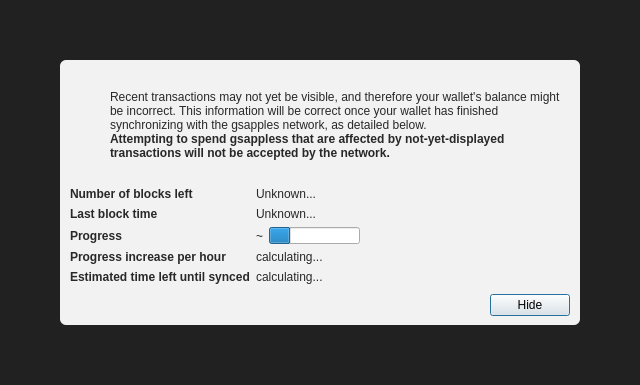
<?xml version="1.0" encoding="UTF-8"?>
<ui version="4.0">
 <class>ModalOverlay</class>
 <widget class="ModalOverlay" name="ModalOverlay">
  <property name="geometry">
   <rect>
    <x>0</x>
    <y>0</y>
    <width>640</width>
    <height>385</height>
   </rect>
  </property>
  <property name="windowTitle">
   <string>Form</string>
  </property>
  <layout class="QVBoxLayout" name="verticalLayout" stretch="0">
   <property name="sizeConstraint">
    <enum>QLayout::SetDefaultConstraint</enum>
   </property>
   <property name="leftMargin">
    <number>0</number>
   </property>
   <property name="topMargin">
    <number>0</number>
   </property>
   <property name="rightMargin">
    <number>0</number>
   </property>
   <property name="bottomMargin">
    <number>0</number>
   </property>
   <item>
    <widget class="QWidget" name="bgWidget" native="true">
     <property name="styleSheet">
      <string notr="true">#bgWidget { background: rgba(0,0,0,220); }</string>
     </property>
     <layout class="QVBoxLayout" name="verticalLayoutMain" stretch="1">
      <property name="leftMargin">
       <number>60</number>
      </property>
      <property name="topMargin">
       <number>60</number>
      </property>
      <property name="rightMargin">
       <number>60</number>
      </property>
      <property name="bottomMargin">
       <number>60</number>
      </property>
      <item>
       <widget class="QWidget" name="contentWidget" native="true">
        <property name="styleSheet">
         <string notr="true">#contentWidget { background: rgba(255,255,255,240); border-radius: 6px; }

QLabel { color: rgb(40,40,40);  }</string>
        </property>
        <layout class="QVBoxLayout" name="verticalLayoutSub" stretch="1,0,0,0">
         <property name="spacing">
          <number>0</number>
         </property>
         <property name="leftMargin">
          <number>10</number>
         </property>
         <property name="topMargin">
          <number>10</number>
         </property>
         <property name="rightMargin">
          <number>10</number>
         </property>
         <property name="bottomMargin">
          <number>10</number>
         </property>
         <item>
          <layout class="QHBoxLayout" name="horizontalLayoutIconText" stretch="0,1">
           <property name="topMargin">
            <number>20</number>
           </property>
           <item>
            <layout class="QVBoxLayout" name="verticalLayoutIcon">
             <property name="leftMargin">
              <number>0</number>
             </property>
             <item>
              <widget class="QPushButton" name="warningIcon">
               <property name="enabled">
                <bool>false</bool>
               </property>
               <property name="text">
                <string/>
               </property>
               <property name="icon">
                <iconset>
                 <normaloff>:/icons/warning</normaloff>
                 <disabledoff>:/icons/warning</disabledoff>:/icons/warning</iconset>
               </property>
               <property name="iconSize">
                <size>
                 <width>48</width>
                 <height>48</height>
                </size>
               </property>
               <property name="flat">
                <bool>true</bool>
               </property>
              </widget>
             </item>
             <item>
              <spacer name="verticalSpacerWarningIcon">
               <property name="orientation">
                <enum>Qt::Vertical</enum>
               </property>
               <property name="sizeHint" stdset="0">
                <size>
                 <width>20</width>
                 <height>40</height>
                </size>
               </property>
              </spacer>
             </item>
            </layout>
           </item>
           <item>
            <layout class="QVBoxLayout" name="verticalLayoutInfoText">
             <property name="leftMargin">
              <number>0</number>
             </property>
             <property name="topMargin">
              <number>0</number>
             </property>
             <item>
              <widget class="QLabel" name="infoText">
               <property name="text">
                <string>Recent transactions may not yet be visible, and therefore your wallet's balance might be incorrect. This information will be correct once your wallet has finished synchronizing with the gsapples network, as detailed below.</string>
               </property>
               <property name="textFormat">
                <enum>Qt::RichText</enum>
               </property>
               <property name="wordWrap">
                <bool>true</bool>
               </property>
              </widget>
             </item>
             <item>
              <widget class="QLabel" name="infoTextStrong">
               <property name="font">
                <font>
                 <weight>75</weight>
                 <bold>true</bold>
                </font>
               </property>
               <property name="text">
                <string>Attempting to spend gsappless that are affected by not-yet-displayed transactions will not be accepted by the network.</string>
               </property>
               <property name="textFormat">
                <enum>Qt::RichText</enum>
               </property>
               <property name="wordWrap">
                <bool>true</bool>
               </property>
              </widget>
             </item>
             <item>
              <spacer name="verticalSpacerInTextSpace">
               <property name="orientation">
                <enum>Qt::Vertical</enum>
               </property>
               <property name="sizeHint" stdset="0">
                <size>
                 <width>20</width>
                 <height>40</height>
                </size>
               </property>
              </spacer>
             </item>
            </layout>
           </item>
          </layout>
         </item>
         <item>
          <spacer name="verticalSpacerAfterText">
           <property name="orientation">
            <enum>Qt::Vertical</enum>
           </property>
           <property name="sizeHint" stdset="0">
            <size>
             <width>20</width>
             <height>40</height>
            </size>
           </property>
          </spacer>
         </item>
         <item>
          <layout class="QFormLayout" name="formLayout">
           <property name="fieldGrowthPolicy">
            <enum>QFormLayout::FieldsStayAtSizeHint</enum>
           </property>
           <property name="horizontalSpacing">
            <number>6</number>
           </property>
           <property name="verticalSpacing">
            <number>6</number>
           </property>
           <property name="topMargin">
            <number>10</number>
           </property>
           <item row="0" column="0">
            <widget class="QLabel" name="labelNumberOfBlocksLeft">
             <property name="font">
              <font>
               <weight>75</weight>
               <bold>true</bold>
              </font>
             </property>
             <property name="text">
              <string>Number of blocks left</string>
             </property>
            </widget>
           </item>
           <item row="0" column="1">
            <widget class="QLabel" name="numberOfBlocksLeft">
             <property name="text">
              <string>Unknown...</string>
             </property>
            </widget>
           </item>
           <item row="1" column="0">
            <widget class="QLabel" name="labelLastBlockTime">
             <property name="font">
              <font>
               <weight>75</weight>
               <bold>true</bold>
              </font>
             </property>
             <property name="text">
              <string>Last block time</string>
             </property>
            </widget>
           </item>
           <item row="1" column="1">
            <widget class="QLabel" name="newestBlockDate">
             <property name="sizePolicy">
              <sizepolicy hsizetype="Maximum" vsizetype="Preferred">
               <horstretch>0</horstretch>
               <verstretch>0</verstretch>
              </sizepolicy>
             </property>
             <property name="text">
              <string>Unknown...</string>
             </property>
            </widget>
           </item>
           <item row="2" column="0">
            <widget class="QLabel" name="labelSyncDone">
             <property name="font">
              <font>
               <weight>75</weight>
               <bold>true</bold>
              </font>
             </property>
             <property name="text">
              <string>Progress</string>
             </property>
            </widget>
           </item>
           <item row="2" column="1">
            <layout class="QHBoxLayout" name="horizontalLayoutSync" stretch="0,1">
             <item>
              <widget class="QLabel" name="percentageProgress">
               <property name="text">
                <string notr="true">~</string>
               </property>
              </widget>
             </item>
             <item>
              <widget class="QProgressBar" name="progressBar">
               <property name="value">
                <number>24</number>
               </property>
               <property name="format">
                <string/>
               </property>
              </widget>
             </item>
            </layout>
           </item>
           <item row="4" column="0">
            <widget class="QLabel" name="labelProgressIncrease">
             <property name="font">
              <font>
               <weight>75</weight>
               <bold>true</bold>
              </font>
             </property>
             <property name="text">
              <string>Progress increase per hour</string>
             </property>
            </widget>
           </item>
           <item row="4" column="1">
            <widget class="QLabel" name="progressIncreasePerH">
             <property name="text">
              <string>calculating...</string>
             </property>
            </widget>
           </item>
           <item row="5" column="0">
            <widget class="QLabel" name="labelEstimatedTimeLeft">
             <property name="font">
              <font>
               <weight>75</weight>
               <bold>true</bold>
              </font>
             </property>
             <property name="text">
              <string>Estimated time left until synced</string>
             </property>
            </widget>
           </item>
           <item row="5" column="1">
            <widget class="QLabel" name="expectedTimeLeft">
             <property name="text">
              <string>calculating...</string>
             </property>
            </widget>
           </item>
          </layout>
         </item>
         <item>
          <layout class="QHBoxLayout" name="horizontalLayoutButtons">
           <property name="leftMargin">
            <number>10</number>
           </property>
           <property name="topMargin">
            <number>10</number>
           </property>
           <item>
            <spacer name="horizontalSpacer">
             <property name="orientation">
              <enum>Qt::Horizontal</enum>
             </property>
             <property name="sizeHint" stdset="0">
              <size>
               <width>40</width>
               <height>20</height>
              </size>
             </property>
            </spacer>
           </item>
           <item>
            <widget class="QPushButton" name="closeButton">
             <property name="text">
              <string>Hide</string>
             </property>
             <property name="focusPolicy">
              <enum>Qt::StrongFocus</enum>
             </property>
             <property name="default">
              <bool>true</bool>
             </property>
            </widget>
           </item>
          </layout>
         </item>
        </layout>
       </widget>
      </item>
     </layout>
    </widget>
   </item>
  </layout>
 </widget>
 <customwidgets>
  <customwidget>
   <class>ModalOverlay</class>
   <extends>QWidget</extends>
   <header>qt/modaloverlay.h</header>
   <container>1</container>
  </customwidget>
 </customwidgets>
 <resources/>
 <connections/>
</ui>
